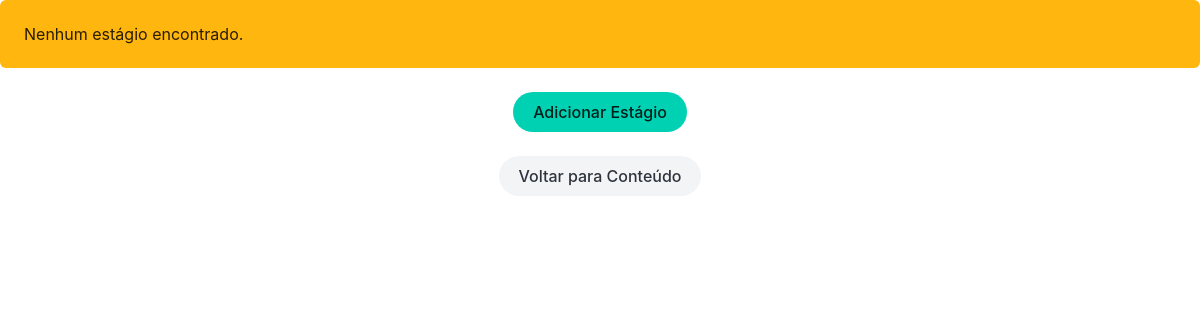
Page /listar_estagios.php (signed in) on the earlier database version.
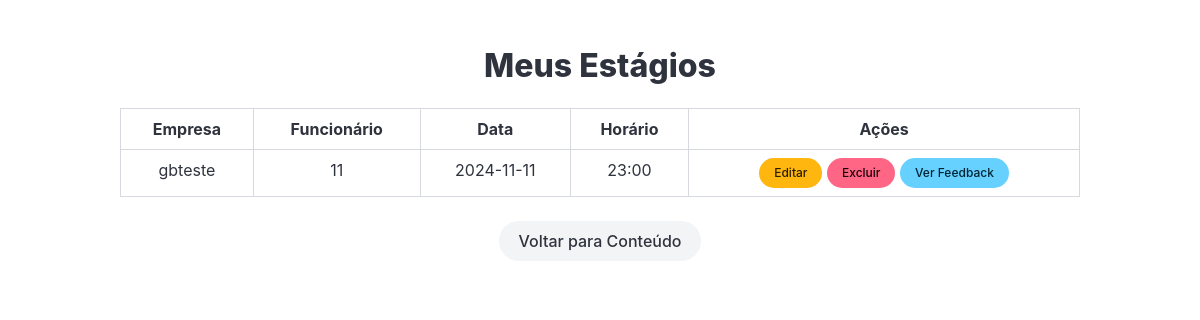
Same page on the later database version.
### tables this page shows
CREATE TABLE estagios (
    id INTEGER PRIMARY KEY AUTOINCREMENT,
    empresa TEXT NOT NULL,
    funcionario TEXT NOT NULL,
    data TEXT NOT NULL,
    horario TEXT NOT NULL
, usuario_id INTEGER);

### app/Model/Estagiobanco.php (called while the page is built, shortened)
<?php
class Estagiosbanco {
    private $pdo;
    public function __construct() {
        require_once __DIR__ . "/../Database/Conectar.php";
        $this->pdo = $banco;
    }
    public function listarestagios($usuarioId) {
        try {
            $sql = "SELECT e.empresa, e.funcionario, e.data, e.horario, e.id
                    FROM estagios e
                    INNER JOIN user_est ue ON e.id = ue.estagio_id
                    WHERE ue.usuario_id = :usuario_id";
            $stmt = $this->pdo->prepare($sql);
            $stmt->bindParam(':usuario_id', $usuarioId, PDO::PARAM_INT);
            $stmt->execute();
            return $stmt->fetchAll(PDO::FETCH_ASSOC);
        } catch (PDOException $e) {
            echo "<p class='notification is-danger'>Erro ao buscar estágios: " . $e->getMessage() . "</p>";
            return [];
        }
    }
}

### listar_estagios.php (the view, shortened to what this page needs)
<?php
include 'header.php';
require_once __DIR__ . "/app/model/Estagiobanco.php";
$Estagiobanco = new Estagiosbanco();
$usuarioId = $_SESSION['usuario_id'] ?? null;
if ($usuarioId) {
    $estagios = $Estagiobanco->listarestagios($usuarioId);
    if (empty($estagios)) {
        echo "<div class='notification is-warning'>Nenhum estágio encontrado.</div>";
        echo "<div class='has-text-centered'>";
        echo "<a class='button is-primary is-rounded' href='adicionar_estagio.php'>Adicionar Estágio</a><br><br>";
        echo "<a class='button is-light is-rounded' href='conteudo.php'>Voltar para Conteúdo</a>";
        echo "</div>";
    } else {
        ?>
        <section class="section">
            <div class="container">
                <h2 class="title has-text-centered is-size-3">Meus Estágios</h2>
                <div class="table-container">
                    <table class="table is-bordered is-striped is-hoverable is-fullwidth">
                        <thead>
                            <tr>
                                <th class="has-text-centered">Empresa</th>
                                <th class="has-text-centered">Funcionário</th>
                                <th class="has-text-centered">Data</th>
                                <th class="has-text-centered">Horário</th>
                                <th class="has-text-centered">Ações</th>
                            </tr>
                        </thead>
                        <tbody>
                            <?php foreach ($estagios as $estagio): ?>
                                <tr>
                                    <td class="has-text-centered"><?= htmlspecialchars($estagio['empresa'] ?? 'N/A') ?></td>
                                    <td class="has-text-centered"><?= htmlspecialchars($estagio['funcionario'] ?? 'N/A') ?></td>
                                    <td class="has-text-centered"><?= htmlspecialchars($estagio['data'] ?? 'N/A') ?></td>
                                    <td class="has-text-centered"><?= htmlspecialchars($estagio['horario'] ?? 'N/A') ?></td>
                                    <td class="has-text-centered">
                                        <a class="button is-warning is-rounded is-small" href="editar_estagio.php?id=<?= $estagio['id'] ?>">Editar</a>
                                        <a class="button is-danger is-rounded is-small" href="listar_estagios.php?excluir_id=<?= $estagio['id'] ?>" onclick="return confirm('Tem certeza que deseja excluir este estágio?')">Excluir</a>
                                        <a class="button is-info is-rounded is-small" href="feedback_estagio.php?id=<?= $estagio['id'] ?>">Ver Feedback</a>
                                    </td>
                                </tr>
                            <?php endforeach; ?>
                        </tbody>
                    </table>
                </div>
                <div class="has-text-centered">
                    <a class="button is-light is-rounded" href="conteudo.php">Voltar para Conteúdo</a>
                </div>
            </div>
        </section>
        <?php
    }
} else {
    echo "<div class='notification is-danger'>Erro: Usuário não autenticado.</div>";
    exit();
}
?>

### header.php (shortened to what this page needs)
<!DOCTYPE html>
<html lang="en">
<head>
    <link rel="stylesheet" href="https://cdn.jsdelivr.net/npm/bulma@1.0.2/css/bulma.min.css">
</head>
    <body>

Differences in the rows shown:
added estagios: empresa "gbteste", funcionario "11", data "2024-11-11", horario "23:00"
Other differences:
text no longer shown: "Nenhum estágio encontrado. Adicionar Estágio"
text now shown: "Meus Estágios Empresa Funcionário Data Horário Ações"
